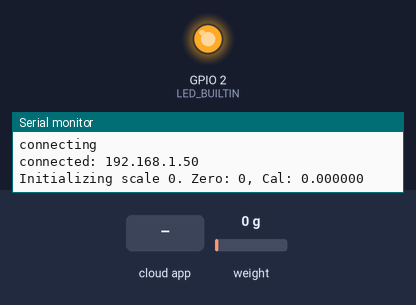
Recording of a program running on a simulated ESP8266 (NodeMCU). Parts: output pins drawn as LEDs (lit = HIGH, except the on-board LED, lit = LOW), the last lines printed to the serial monitor. The inputs (shaded band) are chosen by the test bench; at power-on: weight on the scale 0 g. WiFi joins after 1.5 s; servers stay silent unless stated; the Firebase database answers and starts empty.

Above: at 3.0 s.
3.1 s: the phone or cloud app sets zeroFlag to 1
At 3.8 s:
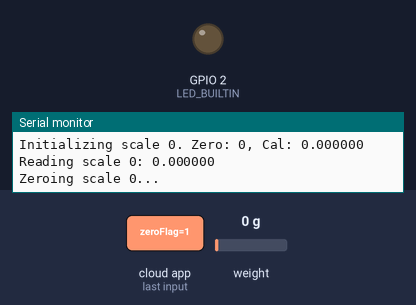
8.7 s: the phone or cloud app sets calibrateFlag to 1
Timing chart, 0 to 19.7 s (numbered marks = the images above; inputs shaded):
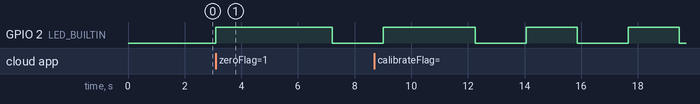

Measured:
- by itself, GPIO 2 (LED_BUILTIN): repeats every 3.6 s: LOW 1.8 s, HIGH 1.8 s

The program:

main.cpp
```cpp
#include <Arduino.h>
#include <HX711.h>
#include <ESP8266WiFi.h>
#include <FirebaseArduino.h>
#include <WiFiManager.h>
#include "EEPROM.h"
#include <DNSServer.h>
#include <ESP8266WebServer.h>

// For firebase project host and auth key.
#include "FirebaseCreds.h"

// Function sigs.
void initAutoConnect();
void connectWifi();
void initScales();
void readScale(int index);
void checkData(int index, float newValue);
String pathToScale(int scaleNum, String value);
void initScale(int index);
void checkZero(int index);
bool resetZeroFlag(int index, int zero);
void checkCalibrate(int index);
bool resetCalibrateFlag(int index, float calibration);

// AP to start up if wifi auto connect fails.
#define SETUP_AP_NAME "KegScaleSetup"

// Total number of scales.
#define NUM_SCALES 1

// Blinker for LED.
bool ledState = true;

// The scales.
HX711 scales[NUM_SCALES] = { HX711(0, 4) };

// Paths to firebase values.
const String ZERO_FLAG = "calibration/zeroFlag";
const String CALIBRATE_FLAG = "calibration/calibrateFlag";
const String ZERO_POINT = "calibration/zeroPoint";
const String CALIBRATION_POINT = "calibration/calibrationPoint";
const String CALIBRATION_VALUE = "calibration/calibrationValue";
const char* SCALE_PATH = "scales/%d";

// Max scale value for sanity checking.
const int MAX_SCALE_VAL = 100000;

// Minimum change to push to firebase.
const int MIN_CHANGE_VAL = 5;

// Last values read from scales to check change value.
float lastVals[NUM_SCALES] = { 0 };

// Counter to cycle through reading the scales.
int loopCounter = 0;

/**
 * Setup method.
 **/
void setup() {

    // Start debug serial.
    Serial.begin(115200);

    // Start autoconnect.
    initAutoConnect();

    // Connect to wifi.
    connectWifi();

    // Init firebase.
    Firebase.begin(FIREBASE_HOST, FIREBASE_AUTH);

    // Init scales.
    initScales();

    // Init LED pin.
    pinMode(LED_BUILTIN, OUTPUT);
}

/**
 * Main loop.
 **/
void loop() {

    // Check signals and read scale.
    checkZero(loopCounter);
    checkCalibrate(loopCounter);
    readScale(loopCounter);

    // Blink LED.
    digitalWrite(LED_BUILTIN, ledState);
    ledState = !ledState;

    // Increment counter.
    loopCounter++;
    loopCounter = loopCounter % NUM_SCALES;

    // Wait a bit.
    delay(500);
}

#pragma region Other methods:

/**
 * Initiate autoconnect.
 **/
void initAutoConnect() {
    WiFiManager wifiManager;
    wifiManager.setConnectTimeout(20);
    wifiManager.autoConnect(SETUP_AP_NAME);
    Serial.println("Autoconnect success.");
}

/**
 * Connect wifi.
 **/
void connectWifi() {
    Serial.print("connecting");
    while (WiFi.status() != WL_CONNECTED) {
        Serial.printf("%d", WiFi.status());
        delay(500);
    }
    Serial.println();
    Serial.print("connected: ");
    Serial.println(WiFi.localIP());
}

/**
 * Initialize all scales
 **/
void initScales() {
    for (int x = 0; x < NUM_SCALES; x++) {
        initScale(x);
    }
}

/**
 * Read a scale and check if the value needs to be updated.
 **/
void readScale(int index) {
    float reading = 0;
    scales[index].power_up();
    reading = scales[index].get_units(10);
    scales[index].power_down();
    Serial.printf("Reading scale %d: %f\r\n", index, reading);
    checkData(index, reading);
}

/**
 * Check a data point from a scale and push to firebase if needed.
 **/
void checkData(int index, float newValue) {

    // Range check the new value.
    float _newValue = newValue;
    if (_newValue < 0) {
        _newValue = 0;
    } else if (_newValue > MAX_SCALE_VAL) {
        _newValue = MAX_SCALE_VAL;
    }

    // If the new value has changed by more than some minimum amount...
    if (abs(_newValue - lastVals[index]) > MIN_CHANGE_VAL) {

        // Create JSON object with new value and a timestamp.
        DynamicJsonBuffer buff;
        JsonObject& scaleVal = buff.createObject();
        JsonObject& timeStamp = scaleVal.createNestedObject("timeStamp");
        timeStamp[".sv"] = "timestamp";
        scaleVal["value"] = _newValue;

        // Push new val to firebase and update the check value.
        Firebase.push(pathToScale(index, "weightData"), scaleVal);
        lastVals[index] = _newValue;
    }
}

/**
 * Get firebase path to a value for a specific scale number.
 * @value Data value to get path to.
 * @index Scale number to get value for.
 **/
String pathToScale(int scaleNum, String value) {
    char pathStr[20];
    sprintf(pathStr, SCALE_PATH, scaleNum);
    return String(pathStr) + "/" + value;
}

#pragma endregion

#pragma region Calibrate methods

// Flags to indicate firebase flag reset success.
bool zeroResetFlags[NUM_SCALES] = {};
bool calibrateResetFlags[NUM_SCALES] = {};

/**
 * Get zero and offset values for a scale from firebase.
 **/
void initScale(int index) {
    zeroResetFlags[index] = true;
    calibrateResetFlags[index] = true;
    int zeroPoint = Firebase.getInt(pathToScale(index, ZERO_POINT));
    float calPoint = Firebase.getFloat(pathToScale(index, CALIBRATION_POINT));
    printf("Initializing scale %d. Zero: %d, Cal: %f\r\n", index, zeroPoint, calPoint);
    scales[index].set_offset(zeroPoint);
    scales[index].set_scale(calPoint);
}

/**
 * Check for signal to zero scales and zero them if signal received.
 **/
void checkZero(int index) {

    // If previous reset failed, then try again.
    if (!zeroResetFlags[index]) {
        zeroResetFlags[index] = resetZeroFlag(index, 0);

        // If reset still failed, then bail.
        if (!zeroResetFlags[index]) { return; }
    }

    // If last reset success, and get is true, then we have another request to zero.
    if(Firebase.getBool(pathToScale(index, ZERO_FLAG))) {

        // Zero the scales and reset the zero flag.
        Serial.printf("Zeroing scale %d... ", index);
        scales[index].power_up();
        scales[index].set_scale();
        scales[index].tare();
        int zero = scales[index].read_average();
        scales[index].power_down();
        Serial.printf("complete. Zero point: %d\r\n", zero);
        zeroResetFlags[index] = resetZeroFlag(index, zero);
    }
}

/**
 * Reset the flag to zero the scales.
 **/
bool resetZeroFlag(int index, int zero) {

    // Clear the zero flag and get the result of the clear operation.
    bool success = false;
    Firebase.setInt(pathToScale(index, ZERO_POINT), zero);
    Firebase.setBool(pathToScale(index, ZERO_FLAG), false);
    success = Firebase.success();

    // If clearing fails, then log the error.
    if (!success) {
        Serial.printf("Zero flag reset failed for scale %d", index);
        Serial.println(Firebase.error());
    }

    // Return the result of the clear operation.
    return success;
}

/**
 * Check for signal to calibrate scales and calibrate them if signal received.
 **/
void checkCalibrate(int index) {

    // If previous reset failed, then try again.
    if (!calibrateResetFlags[index]) {
        calibrateResetFlags[index] = resetCalibrateFlag(index, 0);

        // If reset still failed, then bail.
        if (!calibrateResetFlags[index]) { return; }
    }

    // If last reset success, and get is true, then we have another request to calibrate.
    if(Firebase.getBool(pathToScale(index, CALIBRATE_FLAG))) {

        yield();

        // Calibrate the scales and reset the calibrate flag.
        Serial.printf("Calibrating scale %d... ", index);
        float calValue = Firebase.getFloat(pathToScale(index, CALIBRATION_VALUE));
        if (calValue <= 0) { calValue = 1; }
        scales[index].power_up();
        int raw = scales[index].get_units(10);
        float result = raw / calValue;
        scales[index].set_scale(result);
        scales[index].power_down();
        Serial.printf("Success! Target: %fg, Raw: %d, Result: %f\r\n", calValue, raw, result);
        calibrateResetFlags[index] = resetCalibrateFlag(index, result);
    }
}

/**
 * Reset the flag to calibrate the scales.
 **/
bool resetCalibrateFlag(int index, float calibration) {

    // Clear the calibrate flag and get the result of the clear operation.
    bool success = false;
    Firebase.setFloat(pathToScale(index, CALIBRATION_POINT), calibration);
    Firebase.setBool(pathToScale(index, CALIBRATE_FLAG), false);
    success = Firebase.success();

    // If clearing fails, then log the error.
    if (!success) {
        Serial.printf("Calibration flag reset failed for scale %d", index);
        Serial.println(Firebase.error());
    }

    // Return the result of the clear operation.
    return success;
}

#pragma endregion
```

FirebaseCreds.h
```cpp
/**
 * Creds for firebase access. These shouldn't be in the repo.
 **/

#define FIREBASE_HOST "kegscale-eafce.firebaseio.com"
#define FIREBASE_AUTH "Rq0cZiXNpWaio6eTodVGyoFSWp9cRlDZGpSBwocS"
```
